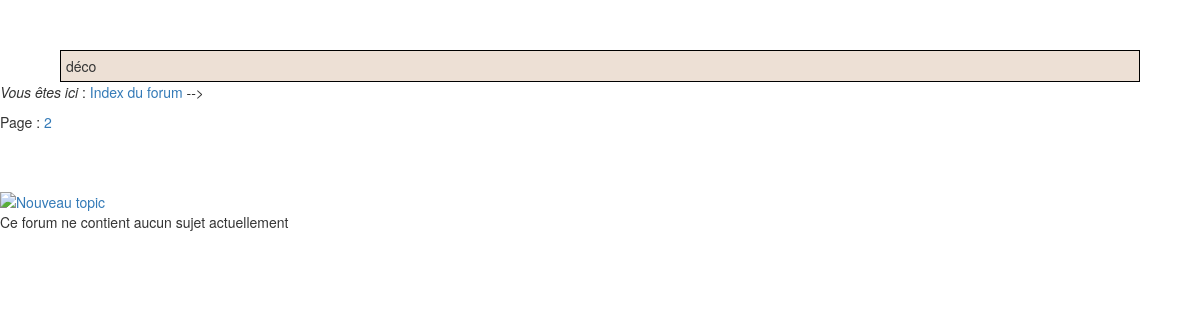
The app's page /voirforum.php, older data.
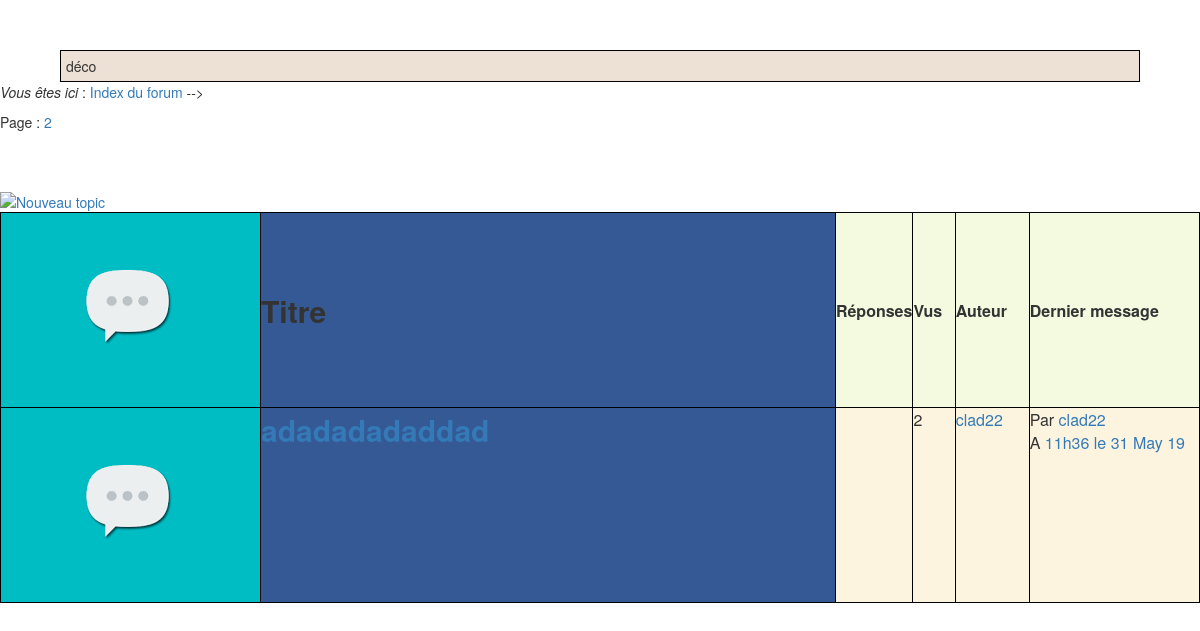
The same page, newer data.
### tables this page shows
CREATE TABLE IF NOT EXISTS `forum_topic` (
  `topic_id` int(11) NOT NULL AUTO_INCREMENT,
  `forum_id` int(11) NOT NULL,
  `topic_titre` char(60) NOT NULL,
  `topic_createur` int(11) NOT NULL,
  `topic_vu` mediumint(8) NOT NULL,
  `topic_time` int(11) NOT NULL,
  `topic_genre` varchar(30) NOT NULL,
  `topic_last_post` int(11) DEFAULT NULL,
  `topic_first_post` int(11) DEFAULT NULL,
  `topic_post` mediumint(8) DEFAULT NULL,
  PRIMARY KEY (`topic_id`),
  UNIQUE KEY `topic_last_post` (`topic_last_post`)
);

CREATE TABLE IF NOT EXISTS `forum_membres` (
  `membre_id` int(11) NOT NULL AUTO_INCREMENT,
  `membre_pseudo` varchar(30) NOT NULL,
  `membre_mdp` varchar(60) NOT NULL,
  `membre_email` varchar(250) NOT NULL,
  `membre_avatar` varchar(100) NOT NULL,
  `membre_signature` varchar(200) NOT NULL,
  `membre_localisation` varchar(100) NOT NULL,
  `membre_inscrit` int(11) NOT NULL,
  `membre_derniere_visite` int(11) NOT NULL,
  `membre_rang` tinyint(4) DEFAULT '2',
  `membre_post` int(11) DEFAULT NULL,
  PRIMARY KEY (`membre_id`)
);

CREATE TABLE IF NOT EXISTS `forum_post` (
  `post_id` int(11) NOT NULL AUTO_INCREMENT,
  `post_createur` int(11) NOT NULL,
  `post_texte` text NOT NULL,
  `post_time` int(11) NOT NULL,
  `topic_id` int(11) NOT NULL,
  `post_forum_id` int(11) NOT NULL,
  PRIMARY KEY (`post_id`)
);

### voirforum.php (the view, shortened to what this page needs)
<?php
include_once("début.php");
include_once("menu.php");
include_once("menu2.php");
$forum = (int) $_GET['f'];
$query=$bdd->prepare('SELECT forum_name, forum_topic, auth_view, auth_topic FROM forum_forum WHERE forum_id = :forum');
$query->bindValue(':forum',$forum,PDO::PARAM_INT);
$query->execute();
$data=$query->fetch();
$totalDesMessages = $data['forum_topic'] + 1;
$nombreDeMessagesParPage = 25;
$nombreDePages = ceil($totalDesMessages / $nombreDeMessagesParPage);
?>
<?php
echo '<p><i>Vous êtes ici</i> : <a href="index.php">Index du forum</a> -->
<a href="voirforum.php?f='.$forum.'">'.stripslashes(htmlspecialchars($data['forum_name'])).'</a>';
$page = (isset($_GET['page']))?intval($_GET['page']):1;
for ($i = 1 ; $i <= $nombreDePages ; $i++)
echo '<p>Page : ';
    if ($i == $page)
    {
    echo $i;
    }
    else
    {
    echo '
    <a href="voirforum.php?f='.$forum.'&amp;page='.$i.'">'.$i.'</a>';
    }
echo '</p>';
$premierMessageAafficher = ($page - 1) * $nombreDeMessagesParPage;
echo '<h1>'.stripslashes(htmlspecialchars($data['forum_name'])).'</h1><br /><br />';
echo'<a href="poster.php?action=nouveautopic&amp;f='.$forum.'">
<img src="images/nouve.gif" alt="Nouveau topic" title="Poster un nouveau topic" /></a>';
?>
<?php
$query=$bdd->prepare('SELECT forum_topic.topic_id, topic_titre, topic_createur, topic_vu, topic_post, topic_time, topic_last_post,
Mb.membre_pseudo AS membre_pseudo_createur, post_id, post_createur, post_time, Ma.membre_pseudo AS membre_pseudo_last_posteur FROM forum_topic
LEFT JOIN forum_membres Mb ON Mb.membre_id = forum_topic.topic_createur
LEFT JOIN forum_post ON forum_topic.topic_last_post = forum_post.post_id
LEFT JOIN forum_membres Ma ON Ma.membre_id = forum_post.post_createur
WHERE topic_genre <> "Annonce" AND forum_topic.forum_id = :forum
ORDER BY topic_last_post DESC
LIMIT :premier ,:nombre');
$query->bindValue(':forum',$forum,PDO::PARAM_INT);
$query->bindValue(':premier',(int) $premierMessageAafficher,PDO::PARAM_INT);
$query->bindValue(':nombre',(int) $nombreDeMessagesParPage,PDO::PARAM_INT);
$query->execute();
if ($query->rowCount()>0)
{
?>
        <table>
        <tr>
        <th><img src="./images/message.gif" alt="Message" /></th>
        <th class="titre"><strong>Titre</strong></th>
        <th class="nombremessages"><strong>Réponses</strong></th>
        <th class="nombrevu"><strong>Vus</strong></th>
        <th class="auteur"><strong>Auteur</strong></th>
        <th class="derniermessage"><strong>Dernier message  </strong></th>
        </tr>
        <?php
        while ($data = $query->fetch())
        {
                echo'<tr><td><img src="./images/message.gif" alt="Message" /></td>
                <td class="titre">
                <strong><a href="voirtopic.php?t='.$data['topic_id'].'"
                title="Topic commencé à
                '.date('H\hi \l\e d M,y',$data['topic_time']).'">
                '.stripslashes(htmlspecialchars($data['topic_titre'])).'</a></strong></td>
                <td class="nombremessages">'.$data['topic_post'].'</td>
                <td class="nombrevu">'.$data['topic_vu'].'</td>
                <td><a href="voirprofil.php?m='.$data['topic_createur'].'
                &amp;action=consulter">
                '.stripslashes(htmlspecialchars($data['membre_pseudo_createur'])).'</a></td>';
		$nombreDeMessagesParPage = 15;
		$nbr_post = $data['topic_post'] +1;
		$page = ceil($nbr_post / $nombreDeMessagesParPage);
                echo '<td class="derniermessage">Par
                <a href="voirprofil.php?m='.$data['post_createur'].'
                &amp;action=consulter">
                '.stripslashes(htmlspecialchars($data['membre_pseudo_last_posteur'])).'</a><br />
                A <a href="voirtopic.php?t='.$data['topic_id'].'&amp;page='.$page.'#p_'.$data['post_id'].'">'.date('H\hi \l\e d M y',$data['post_time']).'</a></td></tr>';
        }
        ?>
        </table>
        <?php
}
else
{
        echo'<p>Ce forum ne contient aucun sujet actuellement</p>';
}
?>
</body></html>

### début.php (shortened to what this page needs)
    <link rel="stylesheet" media="screen" type="text/css" title="Design" href="design.css" />
    <link href="css/style.css" rel="stylesheet">
    <link href="css/bootstrap.css" rel="stylesheet">
    </head>
    <?php
    $id=(isset($_SESSION['id']))?(int) $_SESSION['id']:0;
?>

### menu.php
<?php
echo '<body>
<div id="banniere"></div>
<div id="corps_forum">';
?>

### menu2.php (shortened to what this page needs)
<?php
echo ' <div>';
if ($id==0) {
    echo "déco </div> ";
}
 echo '</div>';
?>

### design.css (style rules this page uses)
#corps_forum { border: 1px solid black; width: 90%; margin-top: 50px; margin-left: 5%; margin-bottom: 10Opx; padding: 5px; background-color: rgb(237,224,213); }
.titre { width:61%; }
.nombremessages { width:2%; }
.nombrevu { width:4%; }
.auteur { width:7%; }
.derniermessage { width:18%; }
td { border: 1px solid black; background-color: rgb(253,244,223); vertical-align:top; }
table { background-color: rgb(237,224,213); border: 1px solid black; }
th { background-color: rgb(243,250,223); border: 1px solid black; }

### css/style.css (style rules this page uses)
body { font-family: sans-serif; }
.titre { background: #345995; background-size: cover; font-size: 3rem; }

Row changes from the older to the newer data that the page shows:
added forum_topic: topic_titre "adadadadaddad", topic_vu "2", forum_membres.membre_pseudo "clad22", forum_post.post_time "11h36 le 31 May 19"
Text that changed along with them:
text no longer shown: "Ce forum ne contient aucun sujet actuellement"
text now shown: "Titre Réponses Vus Auteur Dernier message"
